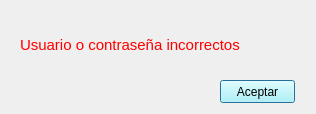
<?xml version="1.0" encoding="UTF-8"?>
<ui version="4.0">
 <class>Dialog</class>
 <widget class="QDialog" name="Dialog">
  <property name="geometry">
   <rect>
    <x>0</x>
    <y>0</y>
    <width>316</width>
    <height>114</height>
   </rect>
  </property>
  <property name="windowTitle">
   <string>Dialog</string>
  </property>
  <widget class="QLabel" name="m_correcto">
   <property name="geometry">
    <rect>
     <x>20</x>
     <y>20</y>
     <width>281</width>
     <height>51</height>
    </rect>
   </property>
   <property name="text">
    <string>&lt;html&gt;&lt;head/&gt;&lt;body&gt;&lt;p&gt;&lt;span style=&quot; font-size:11pt; color:#ff0000;&quot;&gt;Usuario o contraseña incorrectos&lt;/span&gt;&lt;/p&gt;&lt;/body&gt;&lt;/html&gt;</string>
   </property>
  </widget>
  <widget class="QPushButton" name="Boton_aceptar">
   <property name="geometry">
    <rect>
     <x>220</x>
     <y>80</y>
     <width>75</width>
     <height>23</height>
    </rect>
   </property>
   <property name="styleSheet">
    <string notr="true">background-color: rgb(170, 255, 255);</string>
   </property>
   <property name="text">
    <string>Aceptar</string>
   </property>
  </widget>
 </widget>
 <resources/>
 <connections/>
</ui>
